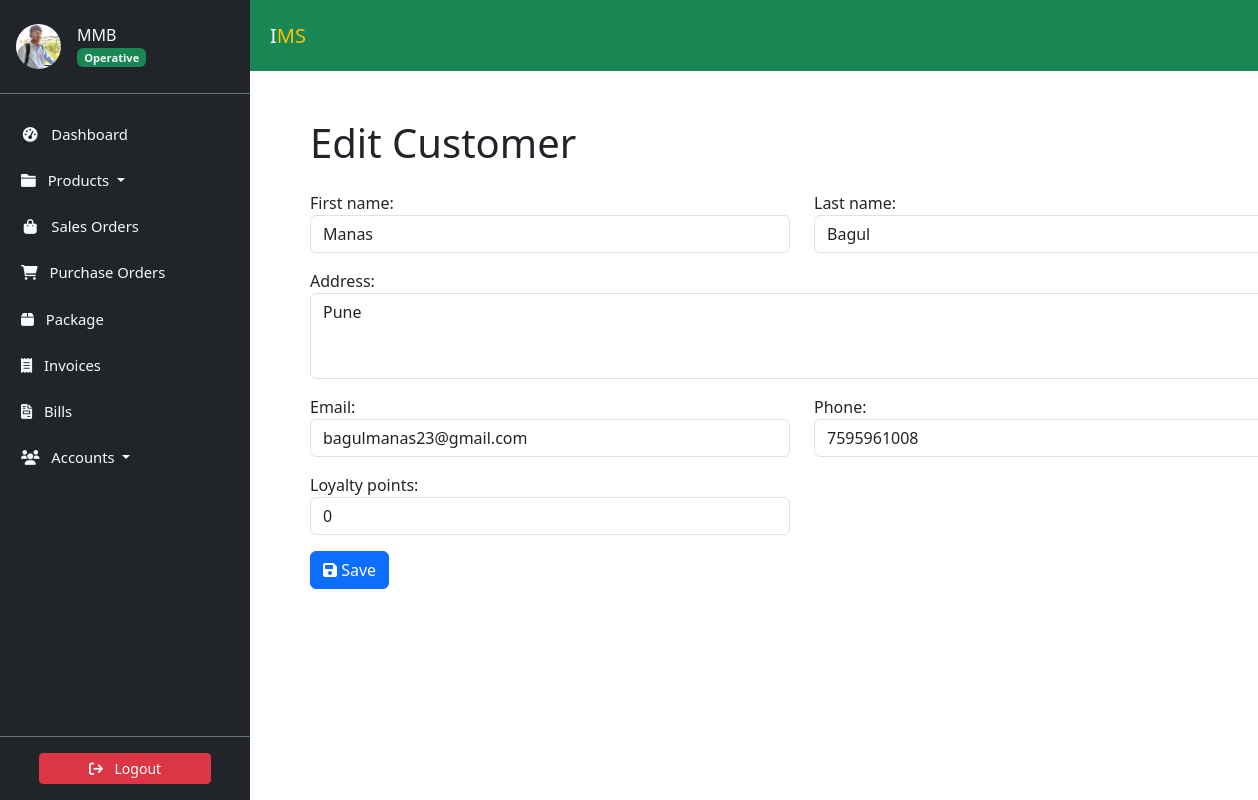
/accounts/customers/1/update/ (signed in), run on the app's committed database.
### accounts/models.py (models this page shows, shortened)
class Profile(models.Model):
    user = models.OneToOneField(
        User, on_delete=models.CASCADE, verbose_name='User'
    )
    slug = AutoSlugField(
        unique=True,
        verbose_name='Account ID',
        populate_from='email'
    )
    profile_picture = ProcessedImageField(
        default='profile_pics/default.jpg',
        upload_to='profile_pics',
        format='JPEG',
        processors=[ResizeToFill(150, 150)],
        options={'quality': 100}
    )
    telephone = PhoneNumberField(
        null=True, blank=True, verbose_name='Telephone'
    )
    email = models.EmailField(
        max_length=150, blank=True, null=True, verbose_name='Email'
    )
    first_name = models.CharField(
        max_length=30, blank=True, verbose_name='First Name'
    )
    last_name = models.CharField(
        max_length=30, blank=True, verbose_name='Last Name'
    )
    status = models.CharField(
        choices=STATUS_CHOICES,
        max_length=12,
        default='INA',
        verbose_name='Status'
    )
    role = models.CharField(
        choices=ROLE_CHOICES,
        max_length=12,
        blank=True,
        null=True,
        verbose_name='Role'
    )
    class Meta:
        ordering = ['slug']
        verbose_name = 'Profile'
        verbose_name_plural = 'Profiles'

class Customer(models.Model):
    first_name = models.CharField(max_length=256)
    last_name = models.CharField(max_length=256, blank=True, null=True)
    address = models.TextField(max_length=256, blank=True, null=True)
    email = models.EmailField(max_length=256, blank=True, null=True)
    phone = models.CharField(max_length=30, blank=True, null=True)
    loyalty_points = models.IntegerField(default=0)
    class Meta:
        db_table = 'Customers'

### accounts/views.py (the view)
# urls.py: path('customers/<int:pk>/update/', CustomerUpdateView.as_view(),
class CustomerUpdateView(LoginRequiredMixin, UpdateView):
    model = Customer
    template_name = 'accounts/customer_form.html'
    form_class = CustomerForm
    success_url = reverse_lazy('customer_list')

### accounts/templates/accounts/customer_form.html (shortened to what this page needs)
{% extends 'store/base.html' %}
{% block content %}
  <div class="container m-5">
    <h1 class="mb-4">{% if form.instance.pk %}Edit{% else %}Create{% endif %} Customer</h1>
    <form method="post">
      <div class="row mb-3">
        <div class="col-md-6">
          <div class="form-group">
            {{ form.first_name.label_tag }}
            {{ form.first_name }}
          </div>
        </div>
        <div class="col-md-6">
          <div class="form-group">
            {{ form.last_name.label_tag }}
            {{ form.last_name }}
          </div>
        </div>
      </div>
      <div class="row mb-3">
        <div class="col-md-12">
          <div class="form-group">
            {{ form.address.label_tag }}
            {{ form.address }}
          </div>
        </div>
      </div>
      <div class="row mb-3">
        <div class="col-md-6">
          <div class="form-group">
            {{ form.email.label_tag }}
            {{ form.email }}
          </div>
        </div>
        <div class="col-md-6">
          <div class="form-group">
            {{ form.phone.label_tag }}
            {{ form.phone }}
          </div>
        </div>
      </div>
      <div class="row mb-3">
        <div class="col-md-6">
          <div class="form-group">
            {{ form.loyalty_points.label_tag }}
            {{ form.loyalty_points }}
          </div>
        </div>
      </div>
      <button type="submit" class="btn btn-primary">
        <i class="fas fa-save"></i> Save
      </button>
    </form>
  </div>
{% endblock %}

### store/templates/store/sidebar.html (shortened to what this page needs)
<link href="https://cdn.jsdelivr.net/npm/bootstrap@5.3.3/dist/css/bootstrap.min.css" rel="stylesheet">
<link href="https://cdnjs.cloudflare.com/ajax/libs/font-awesome/6.0.0-beta3/css/all.min.css" rel="stylesheet">
<aside class="sidebar position-fixed top-0 left-0 overflow-auto h-100 bg-dark text-light" id="show-side-navigation1">
    <div class="sidebar-header d-flex align-items-center px-3 py-4 border-bottom border-secondary">
        <a href="{% url 'user-profile' %}" class="d-flex align-items-center text-decoration-none text-light">
            <img class="rounded-circle img-fluid" id="sidebar-img" width="45" src="{{ request.user.profile.profile_picture.url }}" alt="Profile Picture" />
            <div class="ms-3">
                <h5 class="fs-6 mb-0">
                    {{ request.user.username }}{% if request.user.profile.role == 'AD' %} <i class="fa-solid fa-circle-check text-success"></i>{% endif %}
                </h5>
                <span class="badge bg-success text-light">
                    {% if request.user.profile.role == 'AD' %}
                        Admin
                    {% elif request.user.profile.role == 'EX' %}
                        Executive
                    {% else %}
                        Operative
                    {% endif %}
                </span>
            </div>
        </a>
    </div>
    <div class="nav-container">
        <ul class="nav flex-column mt-3">
            <li class="nav-item mb-2">
                <a class="nav-link text-light {% if request.resolver_match.url_name == 'dashboard' %}active{% endif %}" href="{% url 'dashboard' %}">
                    <i class="fa fa-tachometer-alt fa-fw me-2"></i> Dashboard
                </a>
            </li>
            <li class="nav-item mb-2 dropdown">
                <a class="nav-link text-light {% if request.resolver_match.url_name == 'productslist' %}active{% endif %} dropdown-toggle" href="#" id="productsDropdown" role="button" data-bs-toggle="dropdown" aria-expanded="false">
                    <i class="fa fa-folder me-2"></i> Products
                </a>
            </li>
            <li class="nav-item mb-2">
                <a class="nav-link text-light {% if request.resolver_match.url_name == 'saleslist' %}active{% endif %}" href="{% url 'saleslist' %}">
                    <i class="fa fa-shopping-bag fa-fw me-2"></i> Sales Orders
                </a>
            </li>
            <li class="nav-item mb-2">
                <a class="nav-link text-light {% if request.resolver_match.url_name == 'purchaseslist' %}active{% endif %}" href="{% url 'purchaseslist' %}">
                    <i class="fa fa-shopping-cart me-2"></i> Purchase Orders
                </a>
            </li>
            <li class="nav-item mb-2">
                <a class="nav-link text-light {% if request.resolver_match.url_name == 'deliveries' %}active{% endif %}" href="{% url 'deliveries' %}">
                    <i class="fa-solid fa-box me-2"></i> Package
                </a>
            </li>
            <li class="nav-item mb-2">
                <a class="nav-link text-light {% if request.resolver_match.url_name == 'invoicelist' %}active{% endif %}" href="{% url 'invoicelist' %}">
                    <i class="fa-solid fa-receipt me-2"></i> Invoices
                </a>
            </li>
            <li class="nav-item mb-2">
                <a class="nav-link text-light {% if request.resolver_match.url_name == 'bill_list' %}active{% endif %}" href="{% url 'bill_list' %}">
                    <i class="fa-solid fa-file-invoice me-2"></i> Bills
                </a>
            </li>
            <li class="nav-item mb-2 dropdown">
                <a class="nav-link text-light  dropdown-toggle" href="#" id="accountsDropdown" role="button" data-bs-toggle="dropdown" aria-expanded="false">
                    <i class="fa fa-users me-2"></i> Accounts
                </a>
            </li>
        </ul>
    </div>
    <div class="sidebar-footer position-absolute bottom-0 w-100 text-center py-3 bg-dark border-top border-secondary">
        <form method="post" action="{% url 'user-logout' %}">
            <button type="submit" class="btn btn-danger btn-sm w-75">
                <i class="fa fa-sign-out me-2"></i> Logout
            </button>
        </form>
    </div>
</aside>

### static/css/style.css (style rules this page uses)
:root { --dk-gray-100: #f3f4f6; --dk-gray-200: #e5e7eb; --dk-gray-300: #d1d5db; --dk-gray-400: #9ca3af; --dk-gray-500: #6b7280; --dk-gray-600: #4b5563; --dk-gray-700: #374151; --dk-gray-800: #1f2937; --dk-gray-900: #111827; --dk-dark-bg: #313348; --dk-darker-bg: #2a2b3d; --navbar-bg-color: #6f6486; --sidebar-bg-color: #252636; --sidebar-width: 250px; --sidebar-expanded-width: 230px; --sidebar-collapsed-width: 100px; --sidebar-header-bg: #212529; --nav-link-color: #adb5bd; --nav-link-active-bg: #495057; --dropdown-menu-bg: #495057; --dropdown-item-color: #adb5bd; --dropdown-item-active-bg: #6c757d; --sidebar-separator-bg: #4caf50; --logo-separator-height: 60px; --sidebar-item-height: 50px; --submenu-item-height: 45px; }
* { margin: 0; padding: 0; box-sizing: border-box; }
body { font-family: "Inter", sans-serif; background-color: #fff; }
a { text-decoration: none; }
.sidebar { font-size: 0.925rem; background-color: var(--sidebar-bg-color); width: var(--sidebar-width); transition: width 0.3s ease-in-out; z-index: 9999999; }
.sidebar .sidebar-header { background-color: var(--sidebar-header-bg); border-bottom: 1px solid #2a2b3c; }
.sidebar ul > li > a { color: var(--dk-gray-400); text-decoration: none; }

### store/templates/store/sidebar.html (style rules this page uses)
.sidebar { width: 250px; background-color: #343a40; color: #fff; position: fixed; top: 0; bottom: 0; display: flex; flex-direction: column; }
.sidebar-header { background-color: #212529; }
.nav-container { flex: 1; overflow-y: auto; padding: 5px; }
.nav-link { color: #adb5bd; }
.sidebar-footer { background-color: #212529; text-align: center; padding: 10px; }

### data on the page
Customer: first_name "Manas", last_name "Bagul", address "Pune", email "bagulmanas23@gmail.com", phone "7595961008", loyalty_points "0"

### other printed values
{{ request.user.username }} "MMB"
